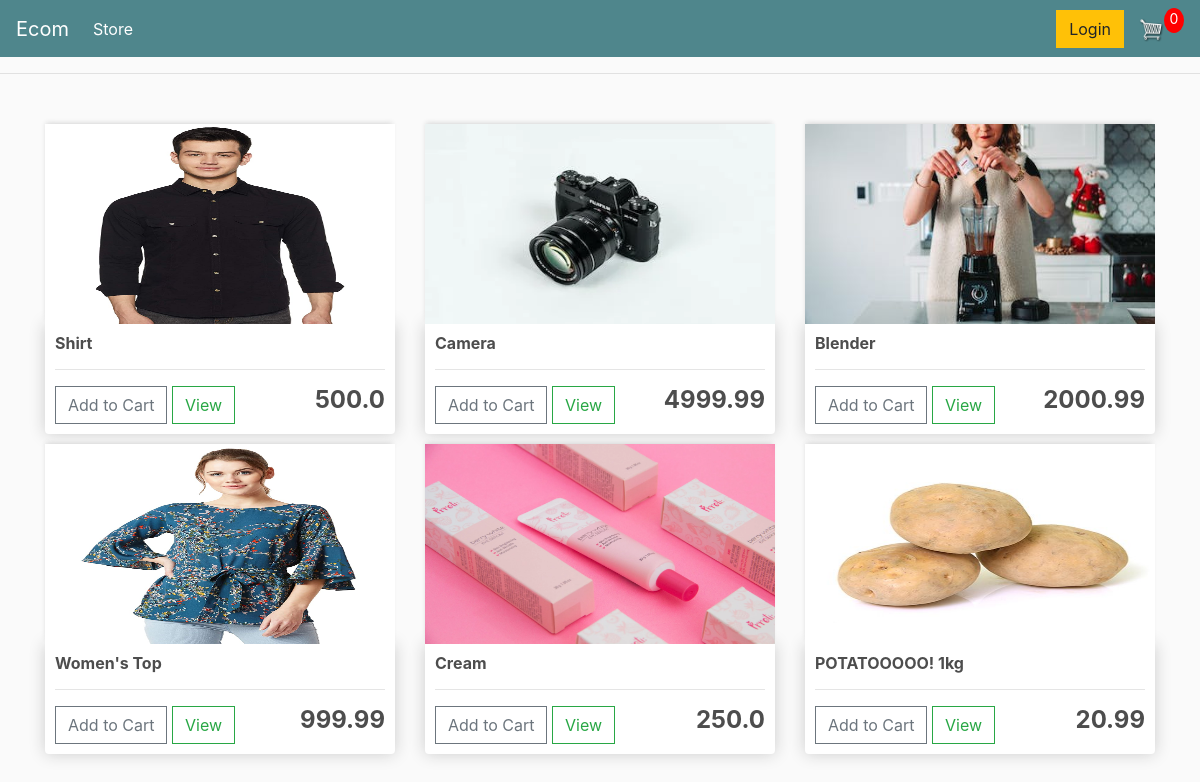
The page / on the database its author committed.
### store/models.py (models this page shows, shortened)
class Product(models.Model):
    name = models.CharField(max_length=200, null=True)
    price = models.FloatField()
    digital = models.BooleanField(default=False, null=True, blank=True)
    image = models.ImageField(null=True, blank=True)

### store/views.py (the view)
# urls.py: path('', Store, name = 'Store'),
def Store(request):
    products = Product.objects.all()
    context = {'products':products}
    return render(request, 'store/Store.html', context)

### store/templates/store/Store.html
{% extends 'store/main.html' %}
{% load static %}
{% block content %}
<div class="row">
	{% for product in products %}
	<div class="col-lg-4">
		<img class="thumbnail" src="{{product.image.url}}">
	<div class="box-element product">
		<h6><strong>{{product.name}}</strong></h6>
		<hr>
		<button  class="btn btn-outline-secondary add-btn">Add to Cart</button>
		<a class="btn btn-outline-success" href="#">View</a>
		<h4 style="display: inline-block; float: right"><strong>{{product.price}}</strong></h4>
	</div>
	</div>
    {% endfor %}
</div>
{% endblock content %}

### store/templates/store/Main.html (shortened to what this page needs)
<!DOCTYPE html>
{% load static %}
<html>
<head>
	<link rel="stylesheet" href="https://stackpath.bootstrapcdn.com/bootstrap/4.4.1/css/bootstrap.min.css">
	<link rel="stylesheet" type="text/css" href="{% static 'css/base.css' %}">
</head>
<body>
    <nav class="navbar navbar-expand-lg navbar-dark bg-dark">
        <a class="navbar-brand" href="{% url 'Store' %}">Ecom</a>
        <div class="collapse navbar-collapse" id="navbarSupportedContent">
          <ul class="navbar-nav mr-auto">
            <li class="nav-item active">
              <a class="nav-link" href="{% url 'Store' %}">Store <span class="sr-only">(current)</span></a>
            </li>
          </ul>
          <div class="form-inline my-2 my-lg-0">
               <a href="#"class="btn btn-warning">Login</a>
               <a href="{% url 'Cart' %}">
                  <img  id="cart-icon" src="{% static 'images/cart.png' %}">
              </a>
              <p id="cart-total">0</p>
          </div>
        </div>
      </nav>
        <hr>
         <div class="container">
                <br>
                {% block content %}
                 {% endblock content %}
         </div>
</body>
</html>

### static/css/base.css (style rules this page uses)
body { background-color: hsl(0, 0%, 98%); }
h1,h2,h3,h4,h5,h6 { color:hsl(0, 0%, 30%); }
.box-element { box-shadow:hsl(0, 0%, 80%) 0 0 16px; background-color: #fff; border-radius: 4px; padding: 10px; }
.thumbnail { width: 100%; height: 200px; -webkit-box-shadow: -1px -3px 5px -2px rgba(214,214,214,1); -moz-box-shadow: -1px -3px 5px -2px rgba(214,214,214,1); box-shadow: -1px -3px 5px -2px rgba(214,214,214,1); }
.product { border-radius: 0 0 4px 4px; }
.bg-dark { background-color: #4f868c!important; }
#cart-icon { width:25px; display: inline-block; margin-left: 15px; }
#cart-total { display: block; text-align: center; color:#fff; background-color: red; width: 20px; height: 25px; border-radius: 50%; font-size: 14px; }
.col-lg-4, .col-lg-6, .col-lg-8, .col-lg-12 { margin-top: 10px; }
.btn { border-radius: 0; }

### rows shown on the page
Product: image (picture), name "Shirt", price "500.0"
Product: image (picture), name "Camera", price "4999.99"
Product: image (picture), name "Blender", price "2000.99"
Product: image (picture), name "Women's Top", price "999.99"
Product: image (picture), name "Cream", price "250.0"
Product: image (picture), name "POTATOOOOO! 1kg", price "20.99"
